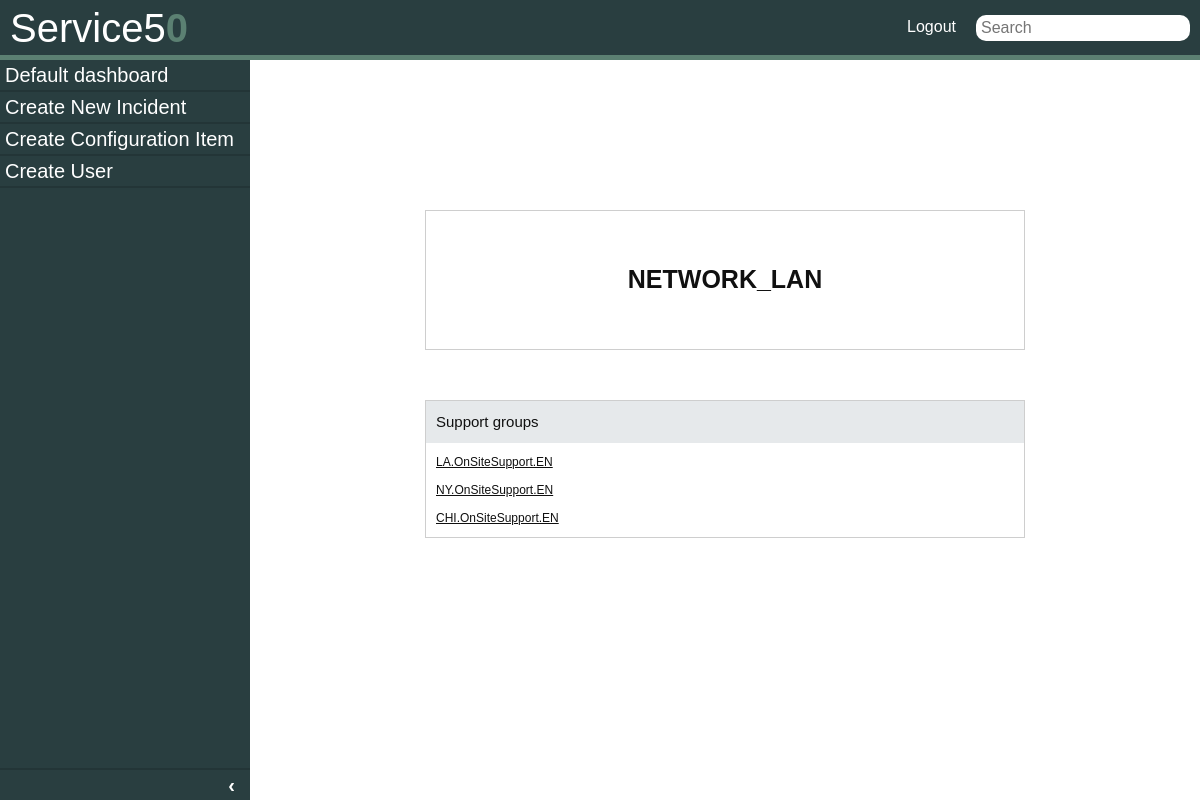
/dashboards/service_dashboard/NETWORK_LAN (signed in), run on the app's committed database.
### tickets/models.py (models this page shows, shortened)
class Service(models.Model):
    id = models.BigAutoField(primary_key=True)
    service = models.CharField(max_length=64)
    support_groups = models.ManyToManyField(Team)

class Team(models.Model):
    id = models.BigAutoField(primary_key=True)
    code = models.CharField(max_length=64)
    members = models.ManyToManyField(User)
    manager = models.ForeignKey(User, on_delete=models.SET_NULL, null=True, related_name="team_manager")
    def __str__ (self):
        return self.code

### dashboards/views.py (the view)
# urls.py: path("service_dashboard/<str:service_code>", views.service_dashboard, name="service_dashboard"),
@login_required
def service_dashboard(request, service_code):
    try:
        service = Service.objects.get(service=service_code)
    except:
        raise Http404
    support_groups = service.support_groups.all()
    print(support_groups)
    return render(request, "dashboards/service_dashboard.html", {
        "service":service,
        "support_groups":support_groups,
    })

### dashboards/templates/dashboards/service_dashboard.html
{% include "tickets/layout.html" %}
{% block body %}
    <main class="ticket-body">
        <div class="entity-body">
            <div class="central-long-section">
                <div class="section-border entity-body padding-top-bottom margin-bottom">
                    <span class="section-title">{{ service.service }}</span>
                </div>
                <div class="section-border margin-bottom">
                        <div class="grey-title">Support groups</div>
                        <div>
                            {% if support_groups %}
                                {% for team in support_groups %}
                                    <div class="incident-number" style="margin:10px 10px;" onclick="redirectToTeam(this)">{{ team.code }}</div>
                                {% endfor %}
                            {% else %}
                                <div class="no-record"><p>No records to display</p></div>
                            {% endif %}
                        </div>
                </div>
            </div>
        </div>
    </main>
{% endblock %}

### tickets/static/tickets/style.css (style rules this page uses)
body { font-family: Arial, Helvetica, sans-serif; }
.ticket-body { color: #101010; font-size: 16px; overflow: auto; max-height: calc(100vh - 60px); position: absolute; left: 250px; right: 0px; }
@media (max-width: 1350px) { .ticket-body { font-size: 12px; } }

### dashboards/static/dashboards/style.css (style rules this page uses)
.section-border { border: 0.09em solid #cecece; }
.section-title { font-size: 25px; font-weight: bold; }
.incident-number { cursor: pointer; text-decoration: underline; }
.entity-body { display: flex; flex-direction: column; justify-content: center; align-items: center; }
.central-long-section { margin-top: 150px; width: 50vw; }
.padding-top-bottom { padding: 50px 0px; }
.margin-bottom { margin-bottom: 50px; }
.grey-title { display: block; background-color: #e6e9eb; font-size: 15px; padding: 10px 10px; }

### data on the page
Service: service "NETWORK_LAN"
Team: code "LA.OnSiteSupport.EN"
Team: code "NY.OnSiteSupport.EN"
Team: code "CHI.OnSiteSupport.EN"
